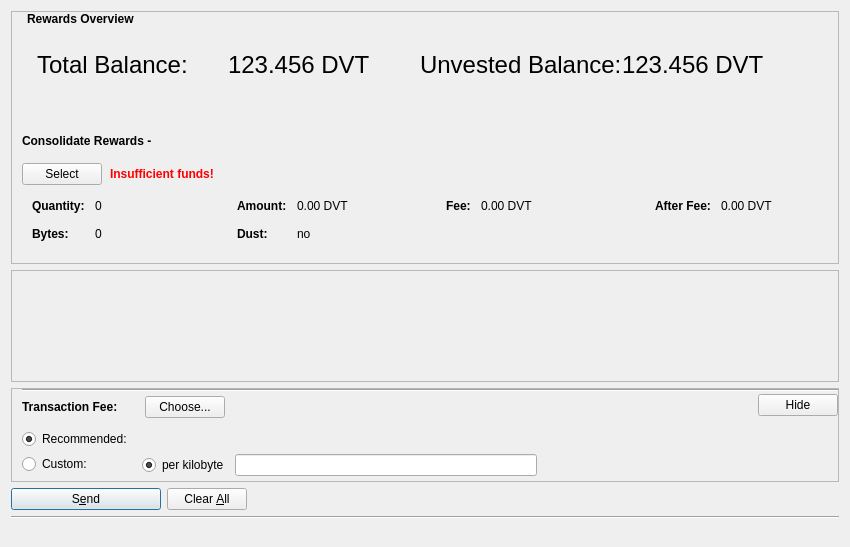
<?xml version="1.0" encoding="UTF-8"?>
<ui version="4.0">
 <class>RewardsDialog</class>
 <widget class="QDialog" name="RewardsDialog">
  <property name="geometry">
   <rect>
    <x>0</x>
    <y>0</y>
    <width>850</width>
    <height>547</height>
   </rect>
  </property>
  <property name="windowTitle">
   <string>Send Coins</string>
  </property>
  <layout class="QVBoxLayout" name="verticalLayout" stretch="0,1,0,0,0,0">
   <property name="bottomMargin">
    <number>8</number>
   </property>
   <item>
    <widget class="QFrame" name="frameCoinControl">
     <property name="sizePolicy">
      <sizepolicy hsizetype="Expanding" vsizetype="Expanding">
       <horstretch>0</horstretch>
       <verstretch>0</verstretch>
      </sizepolicy>
     </property>
     <property name="maximumSize">
      <size>
       <width>16777215</width>
       <height>16777215</height>
      </size>
     </property>
     <property name="frameShape">
      <enum>QFrame::StyledPanel</enum>
     </property>
     <property name="frameShadow">
      <enum>QFrame::Sunken</enum>
     </property>
     <layout class="QVBoxLayout" name="verticalLayoutRewardControl2">
      <property name="spacing">
       <number>0</number>
      </property>
      <property name="leftMargin">
       <number>0</number>
      </property>
      <property name="topMargin">
       <number>0</number>
      </property>
      <property name="rightMargin">
       <number>0</number>
      </property>
      <property name="bottomMargin">
       <number>6</number>
      </property>
      <item>
       <layout class="QHBoxLayout" name="horizontalLayoutRewardControl4">
        <property name="leftMargin">
         <number>15</number>
        </property>
        <property name="bottomMargin">
         <number>10</number>
        </property>
        <item>
         <widget class="QLabel" name="labelRewardControlTop">
          <property name="sizePolicy">
           <sizepolicy hsizetype="Preferred" vsizetype="Maximum">
            <horstretch>0</horstretch>
            <verstretch>0</verstretch>
           </sizepolicy>
          </property>
          <property name="font">
           <font>
            <weight>75</weight>
            <bold>true</bold>
           </font>
          </property>
          <property name="styleSheet">
           <string notr="true">font-weight:bold;</string>
          </property>
          <property name="text">
           <string>Rewards Overview</string>
          </property>
          <property name="alignment">
           <set>Qt::AlignLeading|Qt::AlignLeft|Qt::AlignVCenter</set>
          </property>
         </widget>
        </item>
       </layout>
      </item>
      <item>
       <layout class="QHBoxLayout" name="horizontalLayoutRewardControl3">
        <property name="topMargin">
         <number>15</number>
        </property>
        <property name="bottomMargin">
         <number>15</number>
        </property>
        <property name="leftMargin">
         <number>25</number>
        </property>
        <property name="rightMargin">
         <number>25</number>
        </property>
        <item>
         <widget class="QLabel" name="labelR">
          <property name="sizePolicy">
           <sizepolicy hsizetype="Preferred" vsizetype="Fixed">
            <horstretch>0</horstretch>
            <verstretch>0</verstretch>
           </sizepolicy>
          </property>
          <property name="font">
           <font>
            <pointsize>18</pointsize>
           </font>
          </property>
          <property name="text">
           <string>Total Balance:</string>
          </property>
         </widget>
        </item>
        <item>
         <widget class="QLabel" name="labelBalanceR">
          <property name="sizePolicy">
           <sizepolicy hsizetype="Preferred" vsizetype="Fixed">
            <horstretch>0</horstretch>
            <verstretch>0</verstretch>
           </sizepolicy>
          </property>
          <property name="font">
           <font>
            <pointsize>18</pointsize>
           </font>
          </property>
          <property name="cursor">
           <cursorShape>IBeamCursor</cursorShape>
          </property>
          <property name="text">
           <string notr="true">123.456 DVT</string>
          </property>
          <property name="textInteractionFlags">
           <set>Qt::LinksAccessibleByMouse|Qt::TextSelectableByKeyboard|Qt::TextSelectableByMouse</set>
          </property>
         </widget>
        </item>
        <item>
         <widget class="QLabel" name="ulabel">
          <property name="sizePolicy">
           <sizepolicy hsizetype="Preferred" vsizetype="Fixed">
            <horstretch>0</horstretch>
            <verstretch>0</verstretch>
           </sizepolicy>
          </property>
          <property name="font">
           <font>
            <pointsize>18</pointsize>
           </font>
          </property>
          <property name="text">
           <string>Unvested Balance:</string>
          </property>
         </widget>
        </item>
        <item>
         <widget class="QLabel" name="ulabelBalance">
          <property name="sizePolicy">
           <sizepolicy hsizetype="Preferred" vsizetype="Fixed">
            <horstretch>0</horstretch>
            <verstretch>0</verstretch>
           </sizepolicy>
          </property>
          <property name="font">
           <font>
            <pointsize>18</pointsize>
           </font>
          </property>
          <property name="cursor">
           <cursorShape>IBeamCursor</cursorShape>
          </property>
          <property name="text">
           <string notr="true">123.456 DVT</string>
          </property>
          <property name="textInteractionFlags">
           <set>Qt::LinksAccessibleByMouse|Qt::TextSelectableByKeyboard|Qt::TextSelectableByMouse</set>
          </property>
         </widget>
        </item>
       </layout>
      </item>
      <item>
       <layout class="QVBoxLayout" name="verticalLayoutRewardControl" stretch="0,0,0,0,1,0">
        <property name="spacing">
         <number>0</number>
        </property>
        <property name="leftMargin">
         <number>10</number>
        </property>
        <property name="topMargin">
         <number>10</number>
        </property>
        <item>
         <spacer name="horizontalSpacer_5">
          <property name="orientation">
           <enum>Qt::Horizontal</enum>
          </property>
          <property name="sizeHint" stdset="0">
           <size>
            <width>40</width>
            <height>30</height>
           </size>
          </property>
         </spacer>
        </item>
        <item>
         <layout class="QHBoxLayout" name="horizontalLayoutRewardControl1">
          <property name="bottomMargin">
           <number>15</number>
          </property>
          <item>
           <widget class="QLabel" name="labelRewardControlFeatures">
            <property name="sizePolicy">
             <sizepolicy hsizetype="Preferred" vsizetype="Maximum">
              <horstretch>0</horstretch>
              <verstretch>0</verstretch>
             </sizepolicy>
            </property>
            <property name="font">
             <font>
              <weight>75</weight>
              <bold>true</bold>
             </font>
            </property>
            <property name="styleSheet">
             <string notr="true">font-weight:bold;</string>
            </property>
            <property name="text">
             <string>Consolidate Rewards - </string>
            </property>
           </widget>
          </item>
         </layout>
        </item>
        <item>
         <layout class="QHBoxLayout" name="horizontalLayoutRewardControl2" stretch="0,0,0">
          <property name="spacing">
           <number>8</number>
          </property>
          <property name="bottomMargin">
           <number>10</number>
          </property>
          <item>
           <widget class="QPushButton" name="pushButtonRewardControl">
            <property name="styleSheet">
             <string notr="true"/>
            </property>
            <property name="text">
             <string>Select</string>
            </property>
            <property name="autoDefault">
             <bool>false</bool>
            </property>
           </widget>
          </item>
          <item>
           <widget class="QLabel" name="labelRewardControlInsuffFunds">
            <property name="font">
             <font>
              <weight>75</weight>
              <bold>true</bold>
             </font>
            </property>
            <property name="styleSheet">
             <string notr="true">color:red;font-weight:bold;</string>
            </property>
            <property name="text">
             <string>Insufficient funds!</string>
            </property>
            <property name="margin">
             <number>5</number>
            </property>
           </widget>
          </item>
          <item>
           <spacer name="horizontalSpacerRewardControl">
            <property name="orientation">
             <enum>Qt::Horizontal</enum>
            </property>
            <property name="sizeHint" stdset="0">
             <size>
              <width>40</width>
              <height>1</height>
             </size>
            </property>
           </spacer>
          </item>
         </layout>
        </item>
        <item>
         <widget class="QWidget" name="widgetRewardControl" native="true">
          <property name="sizePolicy">
           <sizepolicy hsizetype="Preferred" vsizetype="Preferred">
            <horstretch>0</horstretch>
            <verstretch>0</verstretch>
           </sizepolicy>
          </property>
          <property name="minimumSize">
           <size>
            <width>0</width>
            <height>0</height>
           </size>
          </property>
          <property name="styleSheet">
           <string notr="true"/>
          </property>
          <layout class="QHBoxLayout" name="horizontalLayoutRewardControl5">
           <property name="leftMargin">
            <number>0</number>
           </property>
           <property name="topMargin">
            <number>0</number>
           </property>
           <property name="rightMargin">
            <number>0</number>
           </property>
           <property name="bottomMargin">
            <number>0</number>
           </property>
           <item>
            <layout class="QHBoxLayout" name="horizontalLayoutRewardControl3" stretch="0,0,0,0">
             <property name="spacing">
              <number>20</number>
             </property>
             <property name="topMargin">
              <number>0</number>
             </property>
             <property name="bottomMargin">
              <number>10</number>
             </property>
             <item>
              <layout class="QFormLayout" name="formLayoutRewardControl1">
               <property name="horizontalSpacing">
                <number>10</number>
               </property>
               <property name="verticalSpacing">
                <number>14</number>
               </property>
               <property name="leftMargin">
                <number>10</number>
               </property>
               <property name="topMargin">
                <number>4</number>
               </property>
               <property name="rightMargin">
                <number>6</number>
               </property>
               <item row="0" column="0">
                <widget class="QLabel" name="labelRewardControlQuantityText">
                 <property name="font">
                  <font>
                   <weight>75</weight>
                   <bold>true</bold>
                  </font>
                 </property>
                 <property name="text">
                  <string>Quantity:</string>
                 </property>
                 <property name="margin">
                  <number>0</number>
                 </property>
                </widget>
               </item>
               <item row="0" column="1">
                <widget class="QLabel" name="labelRewardControlQuantity">
                 <property name="cursor">
                  <cursorShape>IBeamCursor</cursorShape>
                 </property>
                 <property name="contextMenuPolicy">
                  <enum>Qt::ActionsContextMenu</enum>
                 </property>
                 <property name="text">
                  <string notr="true">0</string>
                 </property>
                 <property name="margin">
                  <number>0</number>
                 </property>
                 <property name="textInteractionFlags">
                  <set>Qt::LinksAccessibleByMouse|Qt::TextSelectableByKeyboard|Qt::TextSelectableByMouse</set>
                 </property>
                </widget>
               </item>
               <item row="1" column="0">
                <widget class="QLabel" name="labelRewardControlBytesText">
                 <property name="font">
                  <font>
                   <weight>75</weight>
                   <bold>true</bold>
                  </font>
                 </property>
                 <property name="text">
                  <string>Bytes:</string>
                 </property>
                </widget>
               </item>
               <item row="1" column="1">
                <widget class="QLabel" name="labelRewardControlBytes">
                 <property name="cursor">
                  <cursorShape>IBeamCursor</cursorShape>
                 </property>
                 <property name="contextMenuPolicy">
                  <enum>Qt::ActionsContextMenu</enum>
                 </property>
                 <property name="text">
                  <string notr="true">0</string>
                 </property>
                 <property name="textInteractionFlags">
                  <set>Qt::LinksAccessibleByMouse|Qt::TextSelectableByKeyboard|Qt::TextSelectableByMouse</set>
                 </property>
                </widget>
               </item>
              </layout>
             </item>
             <item>
              <layout class="QFormLayout" name="formLayoutRewardControl2">
               <property name="horizontalSpacing">
                <number>10</number>
               </property>
               <property name="verticalSpacing">
                <number>14</number>
               </property>
               <property name="leftMargin">
                <number>6</number>
               </property>
               <property name="topMargin">
                <number>4</number>
               </property>
               <property name="rightMargin">
                <number>6</number>
               </property>
               <item row="0" column="0">
                <widget class="QLabel" name="labelRewardControlAmountText">
                 <property name="font">
                  <font>
                   <weight>75</weight>
                   <bold>true</bold>
                  </font>
                 </property>
                 <property name="text">
                  <string>Amount:</string>
                 </property>
                 <property name="margin">
                  <number>0</number>
                 </property>
                </widget>
               </item>
               <item row="0" column="1">
                <widget class="QLabel" name="labelRewardControlAmount">
                 <property name="cursor">
                  <cursorShape>IBeamCursor</cursorShape>
                 </property>
                 <property name="contextMenuPolicy">
                  <enum>Qt::ActionsContextMenu</enum>
                 </property>
                 <property name="text">
                  <string notr="true">0.00 DVT</string>
                 </property>
                 <property name="textInteractionFlags">
                  <set>Qt::LinksAccessibleByMouse|Qt::TextSelectableByKeyboard|Qt::TextSelectableByMouse</set>
                 </property>
                </widget>
               </item>
               <item row="1" column="0">
                <widget class="QLabel" name="labelRewardControlLowOutputText">
                 <property name="font">
                  <font>
                   <weight>75</weight>
                   <bold>true</bold>
                  </font>
                 </property>
                 <property name="text">
                  <string>Dust:</string>
                 </property>
                </widget>
               </item>
               <item row="1" column="1">
                <widget class="QLabel" name="labelRewardControlLowOutput">
                 <property name="cursor">
                  <cursorShape>IBeamCursor</cursorShape>
                 </property>
                 <property name="contextMenuPolicy">
                  <enum>Qt::ActionsContextMenu</enum>
                 </property>
                 <property name="text">
                  <string notr="true">no</string>
                 </property>
                 <property name="textInteractionFlags">
                  <set>Qt::LinksAccessibleByMouse|Qt::TextSelectableByKeyboard|Qt::TextSelectableByMouse</set>
                 </property>
                </widget>
               </item>
              </layout>
             </item>
             <item>
              <layout class="QFormLayout" name="formLayoutRewardControl3">
               <property name="horizontalSpacing">
                <number>10</number>
               </property>
               <property name="verticalSpacing">
                <number>14</number>
               </property>
               <property name="leftMargin">
                <number>6</number>
               </property>
               <property name="topMargin">
                <number>4</number>
               </property>
               <property name="rightMargin">
                <number>6</number>
               </property>
               <item row="0" column="0">
                <widget class="QLabel" name="labelRewardControlFeeText">
                 <property name="font">
                  <font>
                   <weight>75</weight>
                   <bold>true</bold>
                  </font>
                 </property>
                 <property name="text">
                  <string>Fee:</string>
                 </property>
                 <property name="margin">
                  <number>0</number>
                 </property>
                </widget>
               </item>
               <item row="0" column="1">
                <widget class="QLabel" name="labelRewardControlFee">
                 <property name="cursor">
                  <cursorShape>IBeamCursor</cursorShape>
                 </property>
                 <property name="contextMenuPolicy">
                  <enum>Qt::ActionsContextMenu</enum>
                 </property>
                 <property name="text">
                  <string notr="true">0.00 DVT</string>
                 </property>
                 <property name="textInteractionFlags">
                  <set>Qt::LinksAccessibleByMouse|Qt::TextSelectableByKeyboard|Qt::TextSelectableByMouse</set>
                 </property>
                </widget>
               </item>
              </layout>
             </item>
             <item>
              <layout class="QFormLayout" name="formLayoutRewardControl4">
               <property name="horizontalSpacing">
                <number>10</number>
               </property>
               <property name="verticalSpacing">
                <number>14</number>
               </property>
               <property name="leftMargin">
                <number>6</number>
               </property>
               <property name="topMargin">
                <number>4</number>
               </property>
               <property name="rightMargin">
                <number>6</number>
               </property>
               <item row="0" column="0">
                <widget class="QLabel" name="labelRewardControlAfterFeeText">
                 <property name="font">
                  <font>
                   <weight>75</weight>
                   <bold>true</bold>
                  </font>
                 </property>
                 <property name="text">
                  <string>After Fee:</string>
                 </property>
                 <property name="margin">
                  <number>0</number>
                 </property>
                </widget>
               </item>
               <item row="0" column="1">
                <widget class="QLabel" name="labelRewardControlAfterFee">
                 <property name="cursor">
                  <cursorShape>IBeamCursor</cursorShape>
                 </property>
                 <property name="contextMenuPolicy">
                  <enum>Qt::ActionsContextMenu</enum>
                 </property>
                 <property name="text">
                  <string notr="true">0.00 DVT</string>
                 </property>
                 <property name="textInteractionFlags">
                  <set>Qt::LinksAccessibleByMouse|Qt::TextSelectableByKeyboard|Qt::TextSelectableByMouse</set>
                 </property>
                </widget>
               </item>
              </layout>
             </item>
            </layout>
           </item>
          </layout>
         </widget>
        </item>
        <item>
         <layout class="QHBoxLayout" name="horizontalLayoutRewardControl4">
          <property name="spacing">
           <number>12</number>
          </property>
          <property name="sizeConstraint">
           <enum>QLayout::SetDefaultConstraint</enum>
          </property>
          <property name="topMargin">
           <number>5</number>
          </property>
          <property name="rightMargin">
           <number>5</number>
          </property>
         </layout>
        </item>
        <item>
         <spacer name="verticalSpacerRewardControl">
          <property name="orientation">
           <enum>Qt::Vertical</enum>
          </property>
          <property name="sizeHint" stdset="0">
           <size>
            <width>800</width>
            <height>1</height>
           </size>
          </property>
         </spacer>
        </item>
       </layout>
      </item>
     </layout>
    </widget>
   </item>
   <item>
    <widget class="QScrollArea" name="scrollArea">
     <property name="widgetResizable">
      <bool>true</bool>
     </property>
     <widget class="QWidget" name="scrollAreaWidgetContents">
      <property name="geometry">
       <rect>
        <x>0</x>
        <y>0</y>
        <width>830</width>
        <height>68</height>
       </rect>
      </property>
      <layout class="QVBoxLayout" name="verticalLayout_2" stretch="0,1">
       <property name="leftMargin">
        <number>0</number>
       </property>
       <property name="topMargin">
        <number>0</number>
       </property>
       <property name="rightMargin">
        <number>0</number>
       </property>
       <property name="bottomMargin">
        <number>0</number>
       </property>
       <item>
        <layout class="QVBoxLayout" name="entries">
         <property name="spacing">
          <number>6</number>
         </property>
        </layout>
       </item>
       <item>
        <spacer name="verticalSpacer">
         <property name="orientation">
          <enum>Qt::Vertical</enum>
         </property>
         <property name="sizeHint" stdset="0">
          <size>
           <width>20</width>
           <height>40</height>
          </size>
         </property>
        </spacer>
       </item>
      </layout>
     </widget>
    </widget>
   </item>
   <item>
    <widget class="QFrame" name="frameFee">
     <property name="sizePolicy">
      <sizepolicy hsizetype="Expanding" vsizetype="Expanding">
       <horstretch>0</horstretch>
       <verstretch>0</verstretch>
      </sizepolicy>
     </property>
     <property name="maximumSize">
      <size>
       <width>16777215</width>
       <height>16777215</height>
      </size>
     </property>
     <property name="frameShape">
      <enum>QFrame::StyledPanel</enum>
     </property>
     <property name="frameShadow">
      <enum>QFrame::Sunken</enum>
     </property>
     <layout class="QVBoxLayout" name="verticalLayoutFee1">
      <property name="spacing">
       <number>0</number>
      </property>
      <property name="leftMargin">
       <number>0</number>
      </property>
      <property name="topMargin">
       <number>0</number>
      </property>
      <property name="rightMargin">
       <number>0</number>
      </property>
      <property name="bottomMargin">
       <number>0</number>
      </property>
      <item>
       <layout class="QVBoxLayout" name="verticalLayoutFee2" stretch="0,0,0,0">
        <property name="spacing">
         <number>0</number>
        </property>
        <property name="leftMargin">
         <number>10</number>
        </property>
        <property name="topMargin">
         <number>0</number>
        </property>
        <item>
         <widget class="Line" name="lineb">
          <property name="orientation">
           <enum>Qt::Horizontal</enum>
          </property>
         </widget>
        </item>
        <item>
         <layout class="QHBoxLayout" name="horizontalLayoutFee1">
          <property name="bottomMargin">
           <number>0</number>
          </property>
          <item>
           <layout class="QVBoxLayout" name="verticalLayoutFee7">
            <property name="spacing">
             <number>0</number>
            </property>
            <item>
             <spacer name="verticalSpacerSmartFee">
              <property name="orientation">
               <enum>Qt::Vertical</enum>
              </property>
              <property name="sizeType">
               <enum>QSizePolicy::Fixed</enum>
              </property>
              <property name="sizeHint" stdset="0">
               <size>
                <width>1</width>
                <height>4</height>
               </size>
              </property>
             </spacer>
            </item>
            <item>
             <layout class="QHBoxLayout" name="horizontalLayoutSmartFee">
              <property name="spacing">
               <number>10</number>
              </property>
              <item>
               <widget class="QLabel" name="labelFeeHeadline">
                <property name="sizePolicy">
                 <sizepolicy hsizetype="Preferred" vsizetype="Maximum">
                  <horstretch>0</horstretch>
                  <verstretch>0</verstretch>
                 </sizepolicy>
                </property>
                <property name="font">
                 <font>
                  <weight>75</weight>
                  <bold>true</bold>
                 </font>
                </property>
                <property name="styleSheet">
                 <string notr="true">font-weight:bold;</string>
                </property>
                <property name="text">
                 <string>Transaction Fee:</string>
                </property>
               </widget>
              </item>
              <item>
               <widget class="QLabel" name="labelFeeMinimized">
                <property name="text">
                 <string/>
                </property>
               </widget>
              </item>
              <item>
               <widget class="QPushButton" name="buttonChooseFee">
                <property name="text">
                 <string>Choose...</string>
                </property>
               </widget>
              </item>
             </layout>
            </item>
            <item>
             <spacer name="verticalSpacer_5">
              <property name="orientation">
               <enum>Qt::Vertical</enum>
              </property>
              <property name="sizeHint" stdset="0">
               <size>
                <width>1</width>
                <height>1</height>
               </size>
              </property>
             </spacer>
            </item>
           </layout>
          </item>
          <item>
           <spacer name="horizontalSpacer_4">
            <property name="orientation">
             <enum>Qt::Horizontal</enum>
            </property>
            <property name="sizeHint" stdset="0">
             <size>
              <width>40</width>
              <height>20</height>
             </size>
            </property>
           </spacer>
          </item>
          <item>
           <widget class="QPushButton" name="buttonMinimizeFee">
            <property name="toolTip">
             <string>collapse fee-settings</string>
            </property>
            <property name="text">
             <string>Hide</string>
            </property>
           </widget>
          </item>
         </layout>
        </item>
        <item>
         <widget class="QFrame" name="frameFeeSelection">
          <layout class="QVBoxLayout" name="verticalLayoutFee12">
           <property name="spacing">
            <number>0</number>
           </property>
           <property name="leftMargin">
            <number>0</number>
           </property>
           <property name="topMargin">
            <number>0</number>
           </property>
           <property name="rightMargin">
            <number>0</number>
           </property>
           <property name="bottomMargin">
            <number>0</number>
           </property>
           <item>
            <layout class="QGridLayout" name="gridLayoutFee">
             <property name="topMargin">
              <number>10</number>
             </property>
             <property name="bottomMargin">
              <number>4</number>
             </property>
             <property name="horizontalSpacing">
              <number>10</number>
             </property>
             <property name="verticalSpacing">
              <number>4</number>
             </property>
             <item row="1" column="1">
              <layout class="QVBoxLayout" name="verticalLayoutFee8">
               <property name="spacing">
                <number>6</number>
               </property>
               <item>
                <layout class="QHBoxLayout" name="horizontalLayoutFee13">
                 <item>
                  <widget class="QRadioButton" name="radioCustomPerKilobyte">
                   <property name="toolTip">
                    <string>If the custom fee is set to 1000 satoshis and the transaction is only 250 bytes, then &quot;per kilobyte&quot; only pays 250 satoshis in fee, while &quot;total at least&quot; pays 1000 satoshis. For transactions bigger than a kilobyte both pay by kilobyte.</string>
                   </property>
                   <property name="text">
                    <string>per kilobyte</string>
                   </property>
                   <property name="checked">
                    <bool>true</bool>
                   </property>
                   <attribute name="buttonGroup">
                    <string notr="true">groupCustomFee</string>
                   </attribute>
                  </widget>
                 </item>
                 <item>
                  <widget class="BitcoinAmountField" name="customFee"/>
                 </item>
                 <item>
                  <spacer name="horizontalSpacer_6">
                   <property name="orientation">
                    <enum>Qt::Horizontal</enum>
                   </property>
                   <property name="sizeHint" stdset="0">
                    <size>
                     <width>1</width>
                     <height>1</height>
                    </size>
                   </property>
                  </spacer>
                 </item>
                </layout>
               </item>
              </layout>
             </item>
             <item row="0" column="0">
              <layout class="QVBoxLayout" name="verticalLayoutFee4" stretch="0,1">
               <item>
                <widget class="QRadioButton" name="radioSmartFee">
                 <property name="text">
                  <string>Recommended:</string>
                 </property>
                 <property name="checked">
                  <bool>true</bool>
                 </property>
                 <attribute name="buttonGroup">
                  <string notr="true">groupFee</string>
                 </attribute>
                </widget>
               </item>
               <item>
                <spacer name="verticalSpacer_2">
                 <property name="orientation">
                  <enum>Qt::Vertical</enum>
                 </property>
                 <property name="sizeHint" stdset="0">
                  <size>
                   <width>1</width>
                   <height>1</height>
                  </size>
                 </property>
                </spacer>
               </item>
              </layout>
             </item>
             <item row="1" column="0">
              <layout class="QVBoxLayout" name="verticalLayoutFee9" stretch="0,1">
               <item>
                <widget class="QRadioButton" name="radioCustomFee">
                 <property name="text">
                  <string>Custom:</string>
                 </property>
                 <attribute name="buttonGroup">
                  <string notr="true">groupFee</string>
                 </attribute>
                </widget>
               </item>
               <item>
                <spacer name="verticalSpacer_6">
                 <property name="orientation">
                  <enum>Qt::Vertical</enum>
                 </property>
                 <property name="sizeHint" stdset="0">
                  <size>
                   <width>1</width>
                   <height>1</height>
                  </size>
                 </property>
                </spacer>
               </item>
              </layout>
             </item>
             <item row="0" column="1">
              <layout class="QVBoxLayout" name="verticalLayoutFee3" stretch="0,0">
               <property name="spacing">
                <number>6</number>
               </property>
               <property name="topMargin">
                <number>2</number>
               </property>
               <item>
                <layout class="QHBoxLayout" name="horizontalLayoutFee12">
                 <item>
                  <widget class="QLabel" name="labelSmartFee">
                   <property name="text">
                    <string/>
                   </property>
                   <property name="margin">
                    <number>2</number>
                   </property>
                  </widget>
                 </item>
                 <item>
                  <widget class="QLabel" name="labelFeeEstimation">
                   <property name="text">
                    <string/>
                   </property>
                  </widget>
                 </item>
                 <item>
                  <spacer name="horizontalSpacer_5">
                   <property name="orientation">
                    <enum>Qt::Horizontal</enum>
                   </property>
                   <property name="sizeHint" stdset="0">
                    <size>
                     <width>1</width>
                     <height>1</height>
                    </size>
                   </property>
                  </spacer>
                 </item>
                </layout>
               </item>
               <item>
                <spacer name="verticalSpacer_4">
                 <property name="orientation">
                  <enum>Qt::Vertical</enum>
                 </property>
                 <property name="sizeHint" stdset="0">
                  <size>
                   <width>1</width>
                   <height>1</height>
                  </size>
                 </property>
                </spacer>
               </item>
              </layout>
             </item>
            </layout>
           </item>
          </layout>
         </widget>
        </item>
        <item>
         <spacer name="verticalSpacerFee">
          <property name="orientation">
           <enum>Qt::Vertical</enum>
          </property>
          <property name="sizeHint" stdset="0">
           <size>
            <width>800</width>
            <height>1</height>
           </size>
          </property>
         </spacer>
        </item>
       </layout>
      </item>
     </layout>
    </widget>
   </item>
   <item>
    <layout class="QHBoxLayout" name="horizontalLayout">
     <item>
      <widget class="QPushButton" name="sendButton">
       <property name="minimumSize">
        <size>
         <width>150</width>
         <height>0</height>
        </size>
       </property>
       <property name="toolTip">
        <string>Confirm the send action</string>
       </property>
       <property name="text">
        <string>S&amp;end</string>
       </property>
       <property name="icon">
        <iconset resource="../bitcoin.qrc">
         <normaloff>:/icons/send</normaloff>:/icons/send</iconset>
       </property>
       <property name="autoDefault">
        <bool>false</bool>
       </property>
       <property name="default">
        <bool>true</bool>
       </property>
      </widget>
     </item>
     <item>
      <widget class="QPushButton" name="clearButton">
       <property name="sizePolicy">
        <sizepolicy hsizetype="Minimum" vsizetype="Fixed">
         <horstretch>0</horstretch>
         <verstretch>0</verstretch>
        </sizepolicy>
       </property>
       <property name="toolTip">
        <string>Clear all fields of the form.</string>
       </property>
       <property name="text">
        <string>Clear &amp;All</string>
       </property>
       <property name="icon">
        <iconset resource="../bitcoin.qrc">
         <normaloff>:/icons/remove</normaloff>:/icons/remove</iconset>
       </property>
       <property name="autoDefault">
        <bool>false</bool>
       </property>
      </widget>
     </item>
     <item>
      <layout class="QHBoxLayout" name="horizontalLayout_2">
       <property name="spacing">
        <number>3</number>
       </property>
       <item>
        <spacer name="horizontalSpacer_2">
         <property name="orientation">
          <enum>Qt::Horizontal</enum>
         </property>
         <property name="sizeHint" stdset="0">
          <size>
           <width>40</width>
           <height>20</height>
          </size>
         </property>
        </spacer>
       </item>
      </layout>
     </item>
    </layout>
   </item>
   <item>
    <widget class="Line" name="lineb1">
     <property name="orientation">
      <enum>Qt::Horizontal</enum>
     </property>
    </widget>
   </item>
   <item>
    <spacer name="verticalBottomSpacer">
     <property name="orientation">
      <enum>Qt::Vertical</enum>
     </property>
     <property name="sizeHint" stdset="0">
      <size>
       <width>40</width>
       <height>20</height>
      </size>
     </property>
    </spacer>
   </item>
  </layout>
 </widget>
 <customwidgets>
  <customwidget>
   <class>BitcoinAmountField</class>
   <extends>QLineEdit</extends>
   <header>bitcoinamountfield.h</header>
   <container>1</container>
  </customwidget>
 </customwidgets>
 <resources>
  <include location="../bitcoin.qrc"/>
 </resources>
 <connections/>
 <buttongroups>
  <buttongroup name="groupFee"/>
  <buttongroup name="groupCustomFee"/>
 </buttongroups>
</ui>
